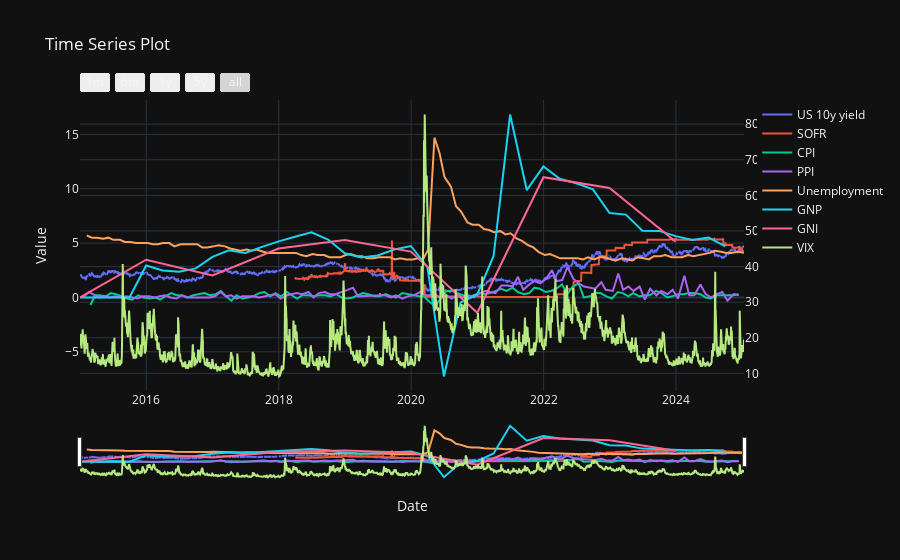

Here is the notebook cell this chart was saved with:
### Markdown cell above
Interactive Graphs

### Code cell
#InteractiveGraph
def plot_timeseries(dfs, titles):
    fig = go.Figure()
    for i, (df, title) in enumerate(zip(dfs, titles)):
        if i == len(dfs) - 1:
            fig.add_trace(go.Scatter(x=df['Date'], y=df['Value'], mode='lines', name=title, yaxis='y2'))
        else:
            fig.add_trace(go.Scatter(x=df['Date'], y=df['Value'], mode='lines', name=title))

    fig.update_layout(
        title='Time Series Plot',
        xaxis_title='Date',
        yaxis_title='Value',
        yaxis2=dict(overlaying='y', side='right'),
        xaxis=dict(
            rangeslider=dict(visible=True),
            rangeselector=dict(
                buttons=[
                    dict(count=1, label='1m', step='month', stepmode='backward'),
                    dict(count=6, label='6m', step='month', stepmode='backward'),
                    dict(count=1, label='1y', step='year', stepmode='backward'),
                    dict(count=5, label='5y', step='year', stepmode='backward'),
                    dict(step='all')
                ]
            )
        ),
        yaxis=dict(autorange=True)  
    )

    fig.show()

plot_timeseries([TenYear, SOFR, CPI, PPI, Unemployment, GNP, GNI, VIX], ["US 10y yield", "SOFR", "CPI", "PPI", "Unemployment", "GNP", "GNI", "VIX"])
